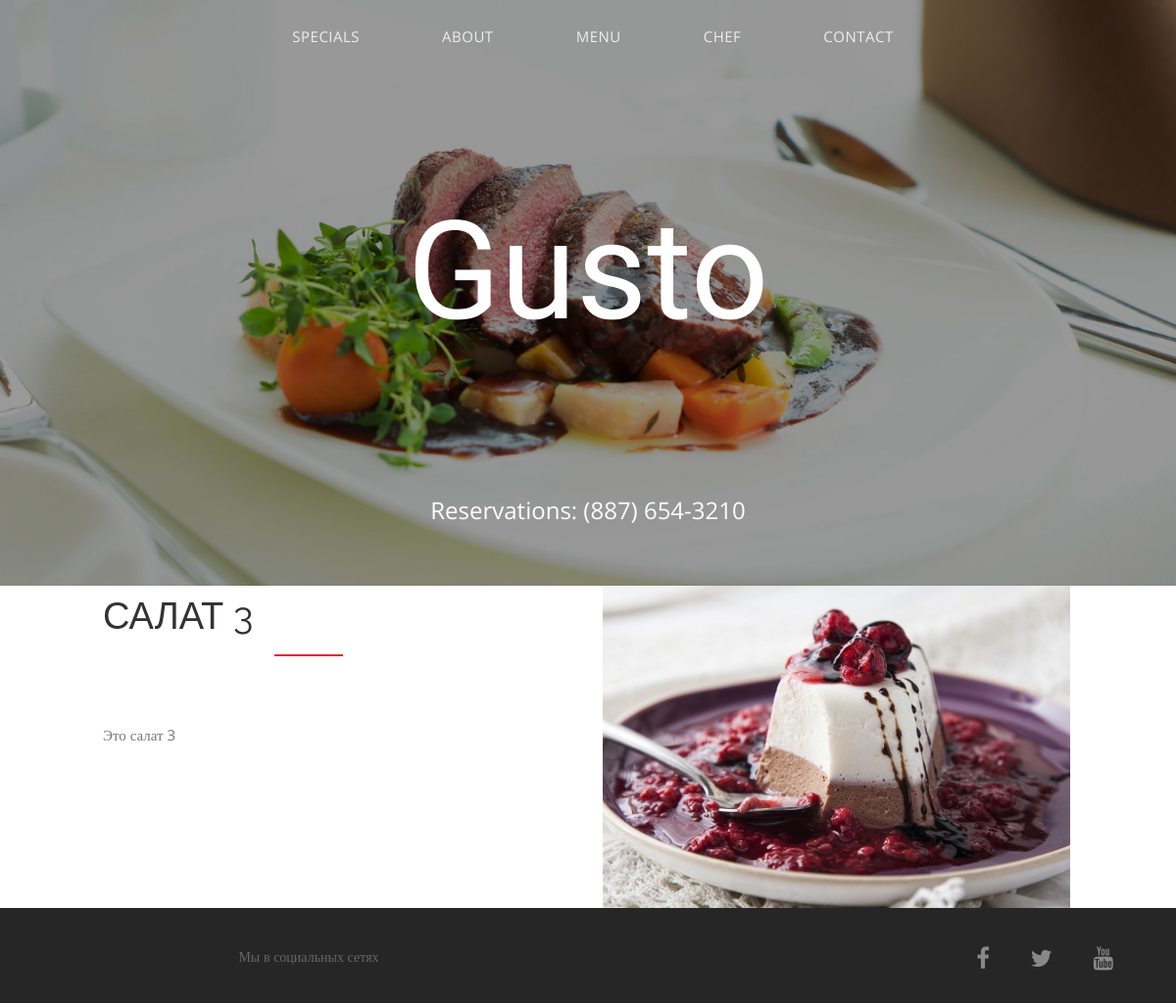
Screenshot of /menu/dish/4 with the database file from the repository.
### main_gusto/models.py (models this page shows, shortened)
class Dish(models.Model):
    def get_file_name(self, filename):
        ext = filename.strip().split('.')[-1]
        filename = f'{uuid4()}.{ext}'
        return path.join('media/images/dishes', filename)
    title = models.CharField(max_length=25, unique=True)
    photo = models.ImageField(upload_to=get_file_name)
    dish_order = models.IntegerField()
    is_visible = models.BooleanField(default=True)
    price = models.DecimalField(max_digits=6, decimal_places=2)
    desc = models.CharField(max_length=150, unique=True)
    category = models.ForeignKey(Category, on_delete=models.CASCADE)

### main_gusto/views.py (the view)
# urls.py: path('menu/dish/<int:pk>', dish_page_view, name='dish_page_view')
def dish_page_view(request, pk):
    dish = Dish.objects.get(pk=pk)
    return render(request, 'dish_info.html', context={'dish': dish})

### main_gusto/templates/dish_info.html
{% extends 'base.html' %}
{% block content %}
    <div class="container">
        <div id="row">
            <div class="col-md-6">
                <div class="col-md-10 col-md-offset-1">
                    <div class="section-title">
                        <h2>{{ dish.title }}</h2>
                    </div>
                    <p>{{ dish.desc }}</p>
                </div>
            </div>
            <div class="col-md-6">
            <div class="team-img"><img src={{ dish.photo.url }} alt=""></div>
          </div>
        </div>
    </div>
{% endblock %}

### static/css/style.css (style rules this page uses)
body, html { font-family: 'Open Sans', serif; text-rendering: optimizeLegibility !important; -webkit-font-smoothing: antialiased !important; color: #777; font-weight: 400; width: 100% !important; height: 100% !important; }
h1, h2, h3, h4 { font-family: 'Raleway', sans-serif; }
h2 { font-weight: 400; font-size: 38px; color: #333; text-transform: uppercase; position: relative; margin-top: 10px; margin-bottom: 15px; padding-bottom: 20px; }
h2::after { position: absolute; content: ""; background: #d43031; height: 2px; width: 70px; bottom: 0; margin-left: -35px; left: 50%; }
p { font-size: 15px; }
.section-title { margin-bottom: 70px; }

### rows the page displays
Dish: title "САЛАТ 3", desc "Это салат 3", photo (picture)
